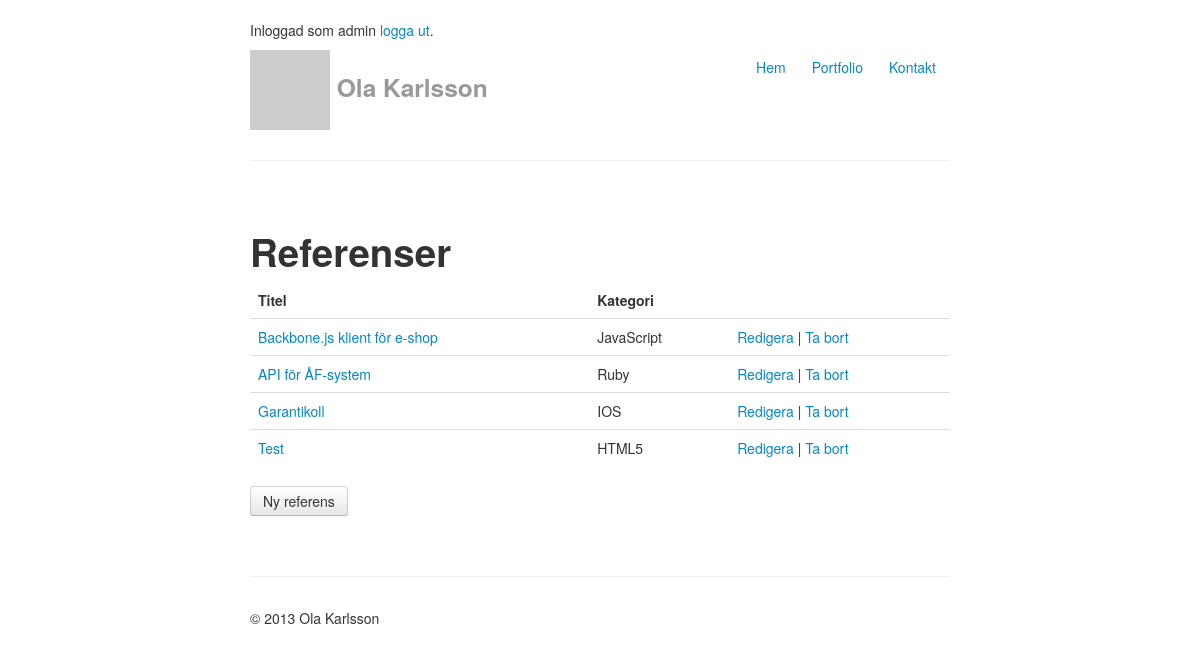
The page /after/public/admin/index.php (signed in) on the database its author committed.
### tables this page shows
CREATE TABLE `items` (
  `id` int(11) unsigned NOT NULL AUTO_INCREMENT,
  `title` varchar(255) DEFAULT NULL,
  `text` text,
  `category_id` int(11) DEFAULT NULL,
  `thumbnail_url` varchar(255) DEFAULT NULL,
  PRIMARY KEY (`id`)
);

CREATE TABLE `categories` (
  `id` int(11) unsigned NOT NULL AUTO_INCREMENT,
  `name` varchar(255) DEFAULT NULL,
  PRIMARY KEY (`id`)
);

### after/classes/db.php (called while the page is built, shortened)
<?php
  class Db {
    private $dbh = null;
    public function __construct() {
      try {
        $this->dbh = new PDO("mysql:host=".DB_HOST.";dbname=".DB_NAME.";charset=utf8", DB_USER, DB_PASS);
      } catch(PDOException $e) {
        echo $e->getMessage();
      }
    }
    private $item_sql = "select items.id, items.title, items.text,
                         items.category_id, items.thumbnail_url,
                         categories.name as category_name
                         from items inner join
                         categories on items.category_id =
                         categories.id";
    public function getItems() {
      $sth = $this->dbh->query($this->item_sql);
      $sth->setFetchMode(PDO::FETCH_CLASS, 'item');
      $objects = array();
      while($obj = $sth->fetch()) {
        $objects[] = $obj;
      }
      return $objects;
    }
  }

### after/public/admin/index.php (the view, shortened to what this page needs)
<?php
  $db = new Db();
  $items = $db->getItems();
?>
<?php require_once(ROOT_PATH.'/header.php'); ?>
<div class="row-fluid marketing">
  <div class="span12">
    <h1>Referenser</h1>
    <table class="table table-hover">
      <thead>
        <tr>
          <th>Titel</th>
          <th>Kategori</th>
          <th></th>
        </tr>
      </thead>
      <tbody>
        <?php foreach($items as $item) : ?>
          <tr>
            <td><a href="/show.php?id=<?php echo $item->id ?>"><?php echo $item->title ?></a></td>
            <td><?php echo $item->category_name ?></td>
            <td>
              <a href="/admin/edit.php?id=<?php echo $item->id ?>">Redigera</a> |
              <a href="/admin/delete.php?id=<?php echo $item->id ?>">Ta bort</a>
            </td>
          </tr>
        <?php endforeach ?>
      </tbody>
    </table>
    <a class="btn" href="/admin/new.php">Ny referens</a>
  </div>
</div>
<?php require_once(ROOT_PATH.'/footer.php'); ?>

### after/public/styles/application.css (style rules this page uses)
body { padding-top: 20px; padding-bottom: 40px; }
.marketing { margin: 60px 0; }

### rows shown on the page
items: title "Backbone.js klient för e-shop", category.name "JavaScript"
items: title "API för ÅF-system", category.name "Ruby"
items: title "Garantikoll", category.name "IOS"
items: title "Test", category.name "HTML5"

### other values the page prints
USER "admin"
$menu_item['text'] "Hem"
$menu_item['text'] "Portfolio"
$menu_item['text'] "Kontakt"
